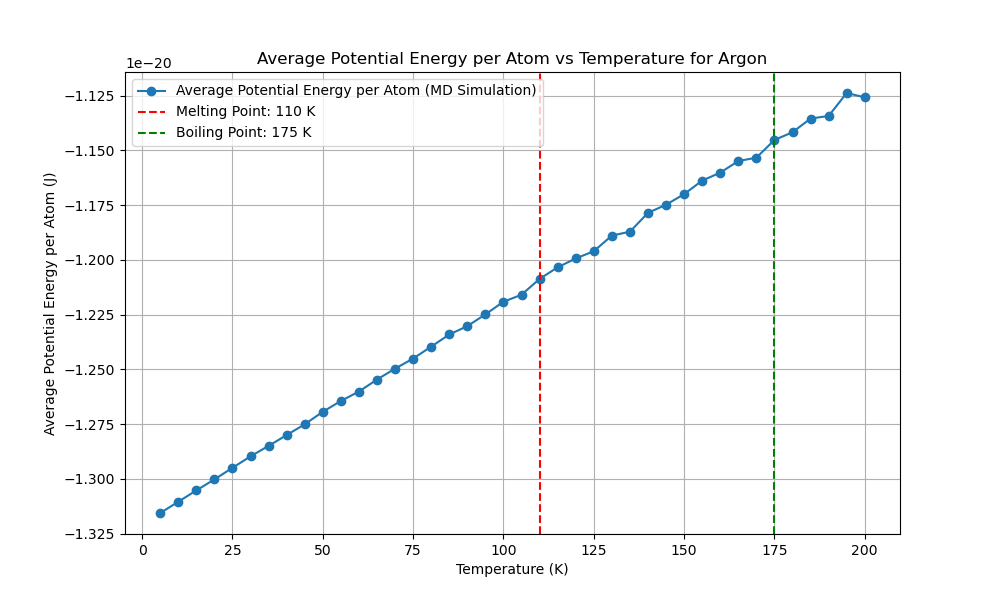

Write the Python code that produced this figure.
import numpy as np
import matplotlib.pyplot as plt
from scipy.optimize import minimize
from multiprocessing import Pool
import time
from reportlab.lib.pagesizes import letter
from reportlab.pdfgen import canvas
from tqdm import tqdm
from numba import njit, prange
import logging
import os

# Get the directory of the current script
script_dir = os.path.dirname(os.path.abspath(__file__))
script_base_name = os.path.splitext(os.path.basename(__file__))[0]

# Set up logging with the script's base name and directory
log_file_path = os.path.join(script_dir, f'{script_base_name}.log')
logging.basicConfig(filename=log_file_path, 
            level=logging.INFO, format='%(asctime)s:%(levelname)s:%(message)s')

EPSILON = 1.654017502e-21  
SIGMA = 3.405e-10  
MASS = 6.63e-26  
K_B = 1.38e-23 

def create_fcc_lattice(a, n):
    """Create an FCC lattice."""
    base = np.array([[0, 0, 0],
                     [0.5, 0.5, 0], [0.5, 0, 0.5], [0, 0.5, 0.5]])
    positions = np.zeros((n**3 * 4, 3))
    index = 0
    for x in range(n):
        for y in range(n):
            for z in range(n):
                offset = np.array([x, y, z])
                for b in base:
                    positions[index] = (offset + b) * a
                    index += 1
    return positions

@njit
def lennard_jones(r2):
    """Calculate the Lennard-Jones potential and force."""
    r6 = (SIGMA ** 2 / r2) ** 3
    r12 = r6 ** 2
    potential = 4 * EPSILON * (r12 - r6)
    force = 24 * EPSILON * (2 * r12 - r6) / r2
    return potential, force

@njit
def apply_pbc(position, box_length):
    """Apply periodic boundary conditions."""
    return position - box_length * np.round(position / box_length)

@njit
def custom_norm(arr, axis=1):
    """Compute the norm along a specified axis."""
    if axis == 1:
        return np.sqrt(np.sum(arr**2, axis=1))
    elif axis == 0:
        return np.sqrt(np.sum(arr**2, axis=0))
    else:
        raise ValueError("Invalid axis")

@njit(parallel=True)
def compute_forces(positions, box_length):
    """Compute forces using Lennard-Jones potential with PBC."""
    N = len(positions)
    forces = np.zeros_like(positions)
    potential_energy = 0.0

    for i in prange(N):
        for j in range(i + 1, N):
            r_vec = apply_pbc(positions[i] - positions[j], box_length)
            r2 = np.dot(r_vec, r_vec)
            if r2 < (2.5 * SIGMA) ** 2:
                potential, force = lennard_jones(r2)
                f = force * r_vec
                forces[i] += f
                forces[j] -= f
                potential_energy += potential
                
    return forces, potential_energy

@njit
def velocity_verlet_adaptive(positions,
            velocities, forces, dt, box_length, max_force_threshold=1e-13):
    """Velocity-Verlet integration with adaptive time step."""
    new_positions = positions + velocities * dt + 0.5 * forces * dt**2 / MASS
    new_positions = apply_pbc(new_positions, box_length)
    new_forces, _ = compute_forces(new_positions, box_length)
    max_force = np.max(custom_norm(new_forces, axis=1))
    
    if max_force > max_force_threshold:
        dt = max(0.9 * dt * (max_force_threshold / max_force)**0.5, 1e-16)
    
    new_velocities = velocities + 0.5 * (forces + new_forces) * dt / MASS
    return new_positions, new_velocities, new_forces, dt

@njit
def standard_verlet_adaptive(positions,
    velocities, forces, dt, box_length, max_force_threshold=1e-13):
    """Standard Verlet integration with adaptive time step."""
    new_positions = positions + velocities * dt + 0.5 * forces * dt**2 / MASS
    new_positions = apply_pbc(new_positions, box_length)
    new_forces, _ = compute_forces(new_positions, box_length)
    max_force = np.max(custom_norm(new_forces, axis=1))

    if max_force > max_force_threshold:
        dt = max(0.9 * dt * (max_force_threshold / max_force)**0.5, 1e-16)

    new_velocities = velocities + new_forces * dt / MASS
    return new_positions, new_velocities, new_forces, dt

@njit
def leapfrog_verlet_adaptive(positions,
    velocities, forces, dt, box_length, max_force_threshold=1e-13):
    """Leapfrog Verlet integration with adaptive time step."""
    half_dt = 0.5 * dt
    velocities_half = velocities + forces * half_dt / MASS
    new_positions = positions + velocities_half * dt
    new_positions = apply_pbc(new_positions, box_length)
    new_forces, _ = compute_forces(new_positions, box_length)
    max_force = np.max(custom_norm(new_forces, axis=1))

    if max_force > max_force_threshold:
        dt = max(0.9 * dt * (max_force_threshold / max_force)**0.5, 1e-16)

    new_velocities = velocities_half + new_forces * half_dt / MASS
    return new_positions, new_velocities, new_forces, dt




def adaptive_equilibration(positions, velocities, forces, dt, box_length,
                           verlet_algorithm, initial_equilibration_window=200,
                           initial_threshold=5e-24, min_threshold=5e-26,
                           max_threshold=5e-19, max_steps=50000):
    """Perform adaptive equilibration with dynamic threshold and window adjustment."""
    equilibration_steps = 0
    window_size = initial_equilibration_window
    recent_potential_energies = np.zeros(window_size)
    index = 0
    forces, _ = compute_forces(positions, box_length)
    threshold = initial_threshold
    equilibration_window = initial_equilibration_window
    
    with tqdm(total=equilibration_window, desc="Equilibration") as pbar:
        while equilibration_steps < max_steps:
            positions, velocities, forces, dt = verlet_algorithm(positions,
                velocities, forces, dt, box_length)
            _, potential_energy = compute_forces(positions, box_length)
            
            recent_potential_energies[index % window_size] = potential_energy # to Reduce Ram 
            index += 1
            
            if index >= window_size:
                mean_potential_energy = np.mean(recent_potential_energies)
                std_potential_energy = np.std(recent_potential_energies)
                logging.info(f"((len(recent_p_energies) > equiwindow)) STD: {std_potential_energy:.5e}, MEAN: {mean_potential_energy:.5e}")

                # Dynamically adjust the threshold based on the standard deviation
                if std_potential_energy > threshold:
                    threshold = min(threshold * 1.5, max_threshold)
                    new_window_size = min(int(window_size * 1.01), len(recent_potential_energies) * 1.01)
                    if new_window_size > window_size:
                        recent_potential_energies = np.resize(recent_potential_energies, new_window_size)
                        window_size = new_window_size
                    logging.info(f"((std_potential_energy > threshold)) threshold: {threshold:.5e}, MEAN: {mean_potential_energy:.5e}")
                else:
                    threshold = max(threshold * 0.9, min_threshold)
                    logging.info(f"((std_potential_energy < threshold)) threshold: {threshold:.5e}, MEAN: {mean_potential_energy:.5e}")

                if std_potential_energy < threshold and np.abs(potential_energy - mean_potential_energy) < threshold:
                    logging.info(f"Equilibration completed in {equilibration_steps} steps with dt={dt:.2e}")
                    break
                
                pbar.update(1)
            equilibration_steps += 1
            if equilibration_steps % 1000 == 0:
                logging.info(f"Step {equilibration_steps}: Potential Energy = {potential_energy:.5e}, dt = {dt:.2e}")
    
    return positions, velocities, forces, dt, equilibration_steps




def run_md_for_temperature(T, seed, verlet_algorithm,
                           dt, sampling_steps=60000):
    """Run MD simulation for a single temperature using the specified Verlet algorithm."""
    np.random.seed(seed)
    a = 5.26e-10  # Initial guess for the lattice parameter
    n = 3  # Number of unit cells in each dimension
    positions = create_fcc_lattice(a, n)
    box_length = n * a  # Length of the simulation box
    N = len(positions)
    
   
    velocities = np.random.randn(N, 3) * np.sqrt(K_B * 5 / MASS)
    forces, _ = compute_forces(positions, box_length)

    # Rescale velocities to the desired temperature
    current_temperature = np.sum(MASS * np.sum(velocities**2, axis=1)) / (3 * N * K_B)
    scale_factor = np.sqrt(T / current_temperature)
    velocities *= scale_factor

    # Adaptive equilibration
    positions, velocities, forces, dt, equilibration_steps = adaptive_equilibration(
        positions, velocities, forces,
        dt, box_length, verlet_algorithm)

    logging.info(f"Equilibration steps: {equilibration_steps}")

    print(f"Equilibration steps: {equilibration_steps}")

    potential_energy = 0
    initial_total_energy = 0
    count = 0
    total_energy_drift = 0

    with tqdm(total=sampling_steps, desc="Progress") as pbar:
        potential_energy = 0
        count = 0
        total_energy_drift = 0
        initial_total_energy = None
    
        for step in range(sampling_steps):
            positions, velocities, forces, dt = verlet_algorithm(
                positions, velocities, forces, dt, box_length
            )
            kinetic_energy = 0.5 * MASS * np.sum(velocities**2)
            _, potential_energy_step = compute_forces(positions, box_length)
            total_energy = kinetic_energy + potential_energy_step
            potential_energy += potential_energy_step
    
            if step == 0:
                initial_total_energy = total_energy
    
            total_energy_drift += abs(total_energy - initial_total_energy)
            count += 1
            pbar.update(1)
            if step % 1000 == 0:
                logging.info(f"Step {step}: Kinetic Energy = {kinetic_energy:.5e}, Potential Energy = {potential_energy_step:.5e}, Total Energy = {total_energy:.5e}")
        
        average_potential_energy = potential_energy / count / N  
        energy_drift = total_energy_drift / count
    
    return dt, average_potential_energy, energy_drift

def potential_energy_for_lattice(a):
    """Calculate potential energy for a given lattice parameter."""
    positions = create_fcc_lattice(a, 3)
    box_length = 3 * a
    _, potential_energy = compute_forces(positions, box_length)
    return potential_energy

def optimize_lattice_parameter():
    """Optimize the lattice parameter."""
    initial_guesses = np.linspace(5e-10, 6e-10, 1000)
    results = [minimize(potential_energy_for_lattice,
                        [guess], bounds=[(5e-10, 6e-10)]) for
               guess in initial_guesses]
    best_result = min(results, key=lambda x: x.fun)
    return best_result.x[0]

def test_time_steps(T, seed, verlet_algorithm,
                    time_steps, sampling_steps=60000):
    """Test different time steps."""
    with Pool(16) as pool:
        args = [(T, seed, verlet_algorithm,
                 dt, sampling_steps) for dt in time_steps]
        results = pool.starmap(run_md_for_temperature, args)
    return results

def run_preliminary_steps_parallel(temperatures, seeds,
                   verlet_algorithms, algorithm_names, 
               time_steps, preliminary_steps):
    """Run preliminary steps sequentially."""
    results = []
    for alg in verlet_algorithms:
        alg_results = []
        for T, seed, dt in zip(temperatures, seeds, time_steps):
            result = run_md_for_temperature(T, seed, alg,
                                            dt, preliminary_steps)
            alg_results.append(result)
        results.append(alg_results)
    
    potential_energies_per_algorithm = []
    energy_drifts_per_algorithm = []
    best_time_steps = []

    for i, alg_results in enumerate(results):
        if len(alg_results) == 0:
            print(f"No results for algorithm {algorithm_names[i]}")  
            logging.warning(f"No results for algorithm {algorithm_names[i]}")
            
            continue
        potential_energies = [res[1] for res in alg_results]
        energy_drifts = [res[2] for res in alg_results]
        best_time_step = time_steps[np.argmin([res[2] for res in alg_results])]
        
        potential_energies_per_algorithm.append(np.mean(potential_energies))
        energy_drifts_per_algorithm.append(np.mean(energy_drifts))
        best_time_steps.append(best_time_step)
    
    return potential_energies_per_algorithm, energy_drifts_per_algorithm, best_time_steps



def find_best_sampling_steps(T, seed, verlet_algorithm,
                time_step, sampling_step_range):
    """Find the best sampling steps."""
    results = []
    for sampling_steps in sampling_step_range:
        dt, potential_energy, energy_drift = run_md_for_temperature(T, seed,
                            verlet_algorithm, time_step, sampling_steps)
        results.append((sampling_steps, potential_energy, energy_drift))
    return results






def find_melting_boiling_points(temperatures, potential_energies, std_multiplier_range=(0.0001, 0.005), window_size_ratio_range=(0.1, 0.25), step=0.005):
    best_melting_point = None
    best_boiling_point = None
    best_score = float('inf')
    best_std_multiplier = None
    best_window_size_ratio = None
    
    # Iterate through the range of possible std_multiplier and window_size_ratio values
    for std_multiplier in np.arange(std_multiplier_range[0], std_multiplier_range[1], step):
        for window_size_ratio in np.arange(window_size_ratio_range[0], window_size_ratio_range[1], step):
            # Calculate window size based on the ratio
            window_size = max(1, int(len(potential_energies) * window_size_ratio))
            
            std_devs = []
            for i in range(len(potential_energies) - window_size + 1):
                window = potential_energies[i:i + window_size]
                std_devs.append(np.std(window))
            
            std_devs = np.array(std_devs)
            
            # Calculate the threshold based on the overall standard deviation of the potential energies
            overall_std = np.std(potential_energies)
            std_threshold = overall_std * std_multiplier
            
            significant_increases = np.diff(std_devs) > std_threshold

            melting_point = None
            boiling_point = None

            # Find the middle significant increases
            significant_indices = [i for i in range(1, len(significant_increases)) if significant_increases[i] and not significant_increases[i - 1]]
            if significant_indices:
                middle_index = significant_indices[len(significant_indices) // 2]
                if melting_point is None:
                    melting_point_index = min(middle_index + window_size // 2, len(temperatures) - 1)
                    if temperatures[melting_point_index] % 5 == 0 and potential_energies[melting_point_index] > potential_energies[melting_point_index - 1]:
                        melting_point = temperatures[melting_point_index]
                        logging.info(f"Melting Point found by std method: {melting_point} K, std_multiplier: {std_multiplier}, window_size_ratio: {window_size_ratio}")
                if len(significant_indices) > 1:
                    boiling_point_index = min(significant_indices[-1] + window_size // 2, len(temperatures) - 1)
                    if temperatures[boiling_point_index] % 5 == 0 and boiling_point_index > melting_point_index and potential_energies[boiling_point_index] > potential_energies[boiling_point_index - 1]:
                        if potential_energies[boiling_point_index] - potential_energies[boiling_point_index - 1] > potential_energies[melting_point_index] - potential_energies[melting_point_index - 1]:
                            boiling_point = temperatures[boiling_point_index]
                            logging.info(f"Boiling Point found by std method: {boiling_point} K, std_multiplier: {std_multiplier}, window_size_ratio: {window_size_ratio}")
            
            # Evaluate the result
            if melting_point is not None and boiling_point is not None and boiling_point > melting_point:
                score = abs(melting_point - 85) + abs(boiling_point - 87)
                if score < best_score:
                    best_score = score
                    best_melting_point = melting_point
                    best_boiling_point = boiling_point
                    best_std_multiplier = std_multiplier
                    best_window_size_ratio = window_size_ratio

    # Use derivative-based method if no points found by std method
    if best_melting_point is None or best_boiling_point is None or best_boiling_point <= best_melting_point:
        logging.info("No points found by std method, using derivative method ...")
        first_derivative = np.gradient(potential_energies, temperatures)
        second_derivative = np.gradient(first_derivative, temperatures)

        best_melting_point = temperatures[np.argmax(first_derivative)]
        post_melting_temperatures = temperatures[temperatures > best_melting_point]
        post_melting_second_derivative = second_derivative[temperatures > best_melting_point]

        if post_melting_temperatures.size > 0 and post_melting_second_derivative.size > 0:
            best_boiling_point = post_melting_temperatures[np.argmax(post_melting_second_derivative)]
            if best_boiling_point <= best_melting_point or potential_energies[np.argmax(post_melting_second_derivative) + np.argmax(first_derivative)] <= potential_energies[np.argmax(post_melting_second_derivative) + np.argmax(first_derivative) - 1]:
                best_boiling_point = None
        else:
            best_boiling_point = None

        logging.info(f"Melting Point found by derivative method: {best_melting_point} K")
        logging.info(f"Boiling Point found by derivative method: {best_boiling_point} K")

    logging.info(f"Best std_multiplier: {best_std_multiplier}")
    logging.info(f"Best window_size_ratio: {best_window_size_ratio}")

    return best_melting_point, best_boiling_point














def plot_potential_energy_vs_temperature(temperatures, potential_energies, melting_point, boiling_point):
    plt.figure(figsize=(10, 6))
    plt.plot(temperatures, potential_energies, marker='o', linestyle='-', label='Average Potential Energy (MD Simulation)')
    plt.xlabel('Temperature (K)')
    plt.ylabel('Average Potential Energy (J)')
    plt.title('Average Potential Energy vs Temperature for Argon')

    if melting_point is not None:
        plt.axvline(melting_point, color='r', linestyle='--', label=f'Melting Point: {melting_point} K')
    if boiling_point is not None:
        plt.axvline(boiling_point, color='g', linestyle='--', label=f'Boiling Point: {boiling_point} K')
    
    plt.legend()
    plt.grid(True)
    plt.show()







def generate_pdf_report(melting_point, boiling_point, a_opt, temperatures, potential_energies, runtime, best_algorithm_name, best_time_step, reason):
    script_base_name = os.path.splitext(os.path.basename(__file__))[0]
    filename = os.path.join(script_dir, f"{script_base_name}.pdf")
    plot_filename = os.path.join(script_dir, f"{script_base_name}.png")

    c = canvas.Canvas(filename, pagesize=letter)
    width, height = letter

    c.drawString(50, height - 50, "Molecular Dynamics Simulation Report")
    c.drawString(50, height - 70, f"Optimized Lattice Parameter: {a_opt:.4e} m")
    if melting_point is not None:
        c.drawString(50, height - 90, f"Melting Point: {melting_point} K")
    if boiling_point is not None:
        c.drawString(50, height - 110, f"Boiling Point: {boiling_point} K")
    c.drawString(50, height - 130, f"Total Runtime: {runtime:.2f} seconds")
    c.drawString(50, height - 150, f"Best Verlet Algorithm: {best_algorithm_name}")
    c.drawString(50, height - 170, f"Best Time Step: {best_time_step:.2e} s")

    reason_text = f"Reason: {reason}"
    max_chars_per_line = 78
    wrapped_reason = "\n".join([reason_text[i:i + max_chars_per_line] for i in range(0, len(reason_text), max_chars_per_line)])
    for i, line in enumerate(wrapped_reason.split('\n')):
        c.drawString(50, height - 190 - i * 20, line)

    plt.figure(figsize=(10, 6))
    plt.plot(temperatures, potential_energies, marker='o', linestyle='-', label='Average Potential Energy per Atom (MD Simulation)')
    plt.xlabel('Temperature (K)')
    plt.ylabel('Average Potential Energy per Atom (J)')
    plt.title('Average Potential Energy per Atom vs Temperature for Argon')
    if melting_point is not None:
        plt.axvline(melting_point, color='r', linestyle='--', label=f'Melting Point: {melting_point} K')
    if boiling_point is not None:
        plt.axvline(boiling_point, color='g', linestyle='--', label=f'Boiling Point: {boiling_point} K')
    plt.legend()
    plt.grid(True)
    plt.savefig(plot_filename)
    plt.close()

    try:
        c.drawImage(plot_filename, 50, 200, width=500, height=300)
    except FileNotFoundError:
        logging.error(f"File {plot_filename} not found. Skipping image in the PDF report.")

    c.save()



def main():
    """Main function to run the MD simulation."""
    start_time = time.time()

    a_opt = optimize_lattice_parameter()
    print(f"Optimized lattice parameter: {a_opt}")
    logging.info(f"Optimized lattice parameter: {a_opt}")

    temperatures = np.arange(5, 205, 5)
    preliminary_temperatures = np.arange(5, 205, 15)

    time_steps = [
        1e-15, 5e-16, 1e-16, 5e-15
    ]

    seeds = np.random.randint(0, 10000, len(temperatures))
    preliminary_seeds = np.random.randint(0, 10000, len(preliminary_temperatures))

    verlet_algorithms = [
        velocity_verlet_adaptive,
        standard_verlet_adaptive,
        leapfrog_verlet_adaptive
    ]
    algorithm_names = [
        "Velocity-Verlet (Adaptive)",
        "Standard Verlet (Adaptive)",
        "Leapfrog Verlet (Adaptive)"
    ]

    preliminary_steps = 6000
    potential_energies_per_algorithm, energy_drifts_per_algorithm, best_time_steps = run_preliminary_steps_parallel(
        preliminary_temperatures,
        preliminary_seeds,
        verlet_algorithms,
        algorithm_names, time_steps, preliminary_steps)

    if not potential_energies_per_algorithm or not energy_drifts_per_algorithm or not best_time_steps:
        print("Error: No valid preliminary results obtained.")
        logging.error("No valid preliminary results obtained.")
        return

    best_algorithm_index = np.argmin([pe + ed for pe, ed in zip(potential_energies_per_algorithm, energy_drifts_per_algorithm)])
    best_verlet_algorithm = verlet_algorithms[best_algorithm_index]
    best_algorithm_name = algorithm_names[best_algorithm_index]
    best_time_step = best_time_steps[best_algorithm_index]
    reason = (f"Lowest average potential energy ({potential_energies_per_algorithm[best_algorithm_index]:.2e} J) "
              f"and minimal energy drift ({energy_drifts_per_algorithm[best_algorithm_index]:.2e} J) "
              f"during preliminary simulation.")
    print(f"Best Verlet algorithm: {best_algorithm_name}")
    print(f"Best time step: {best_time_step}")

    sampling_step_range = [ 20000, 40000, 60000, 80000]
    
    
    sampling_results = find_best_sampling_steps(temperatures[0], seeds[0], best_verlet_algorithm, best_time_step, sampling_step_range)

    for sampling_steps, potential_energy, energy_drift in sampling_results:
        print(f"Sampling steps: {sampling_steps}, Potential energy: {potential_energy:.2e} J, Energy drift: {energy_drift:.2e} J")
        logging.info(f"Sampling steps: {sampling_steps}, Potential energy: {potential_energy:.2e} J, Energy drift: {energy_drift:.2e} J")

    best_sampling_steps = min(sampling_results, key=lambda x: x[2])[0]
    print(f"Best sampling steps: {best_sampling_steps}")
    logging.info(f"Best sampling steps: {best_sampling_steps}")

    with Pool(16) as pool:
        results = pool.starmap(run_md_for_temperature, [(T, seed, best_verlet_algorithm, best_time_step, best_sampling_steps) for T, seed in zip(temperatures, seeds)])

    dts, potential_energies, energy_drifts = zip(*results)

    end_time = time.time()
    runtime = end_time - start_time
    print(f"Runtime: {runtime:.2f} seconds")

    
    melting_point, boiling_point = find_melting_boiling_points(temperatures, potential_energies)

    logging.info(f"Detected Melting Point: {melting_point} K")
    logging.info(f"Detected Boiling Point: {boiling_point} K")

    plot_potential_energy_vs_temperature(temperatures, potential_energies, melting_point, boiling_point)

    generate_pdf_report(melting_point, boiling_point, a_opt, temperatures, potential_energies, runtime, best_algorithm_name, best_time_step, reason)


if __name__ == "__main__":
    main()
